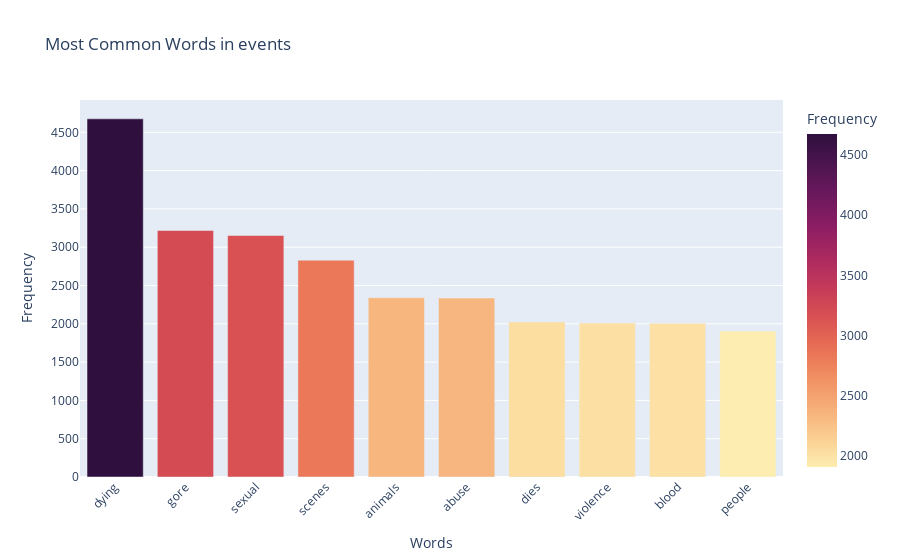

Here is the notebook cell this chart was saved with:
### Markdown cell above
**Events Word Count**

### Code cell
sentiment_utils.analyze_most_common_words(cleaned_films, text_column='events', top_n=10)

### Figure 1 — Plotly figure (JSON) as saved in the notebook; plotly's stock layout.template omitted (floating-point values rounded to 4 significant figures)
{"data": [{"alignmentgroup": "True", "customdata": [[3.84], [2.64], [2.59], [2.32], [1.92], [1.92], [1.66], [1.65], [1.65], [1.56]], "hovertemplate": "<b>Word:</b> %{x}<br><b>Count:</b> %{y}<br><b>Percentage:</b> %{customdata[0]}%", "legendgroup": "", "marker": {"color": [4676, 3218, 3153, 2831, 2341, 2336, 2025, 2010, 2006, 1905], "coloraxis": "coloraxis", "pattern": {"shape": ""}}, "name": "", "offsetgroup": "", "orientation": "v", "showlegend": false, "textposition": "auto", "type": "bar", "x": ["dying", "gore", "sexual", "scenes", "animals", "abuse", "dies", "violence", "blood", "people"], "xaxis": "x", "y": [4676, 3218, 3153, 2831, 2341, 2336, 2025, 2010, 2006, 1905], "yaxis": "y"}], "layout": {"barmode": "relative", "coloraxis": {"colorbar": {"title": {"text": "Frequency"}}, "colorscale": [[0, "rgb(253, 237, 176)"], [0.09091, "rgb(250, 205, 145)"], [0.1818, "rgb(246, 173, 119)"], [0.2727, "rgb(240, 142, 98)"], [0.3636, "rgb(231, 109, 84)"], [0.4545, "rgb(216, 80, 83)"], [0.5455, "rgb(195, 56, 90)"], [0.6364, "rgb(168, 40, 96)"], [0.7273, "rgb(138, 29, 99)"], [0.8182, "rgb(107, 24, 93)"], [0.9091, "rgb(76, 21, 80)"], [1, "rgb(47, 15, 61)"]]}, "legend": {"tracegroupgap": 0}, "title": {"text": "Most Common Words in events"}, "xaxis": {"anchor": "y", "domain": [0, 1], "tickangle": -45, "title": {"text": "Words"}}, "yaxis": {"anchor": "x", "domain": [0, 1], "title": {"text": "Frequency"}}}}
